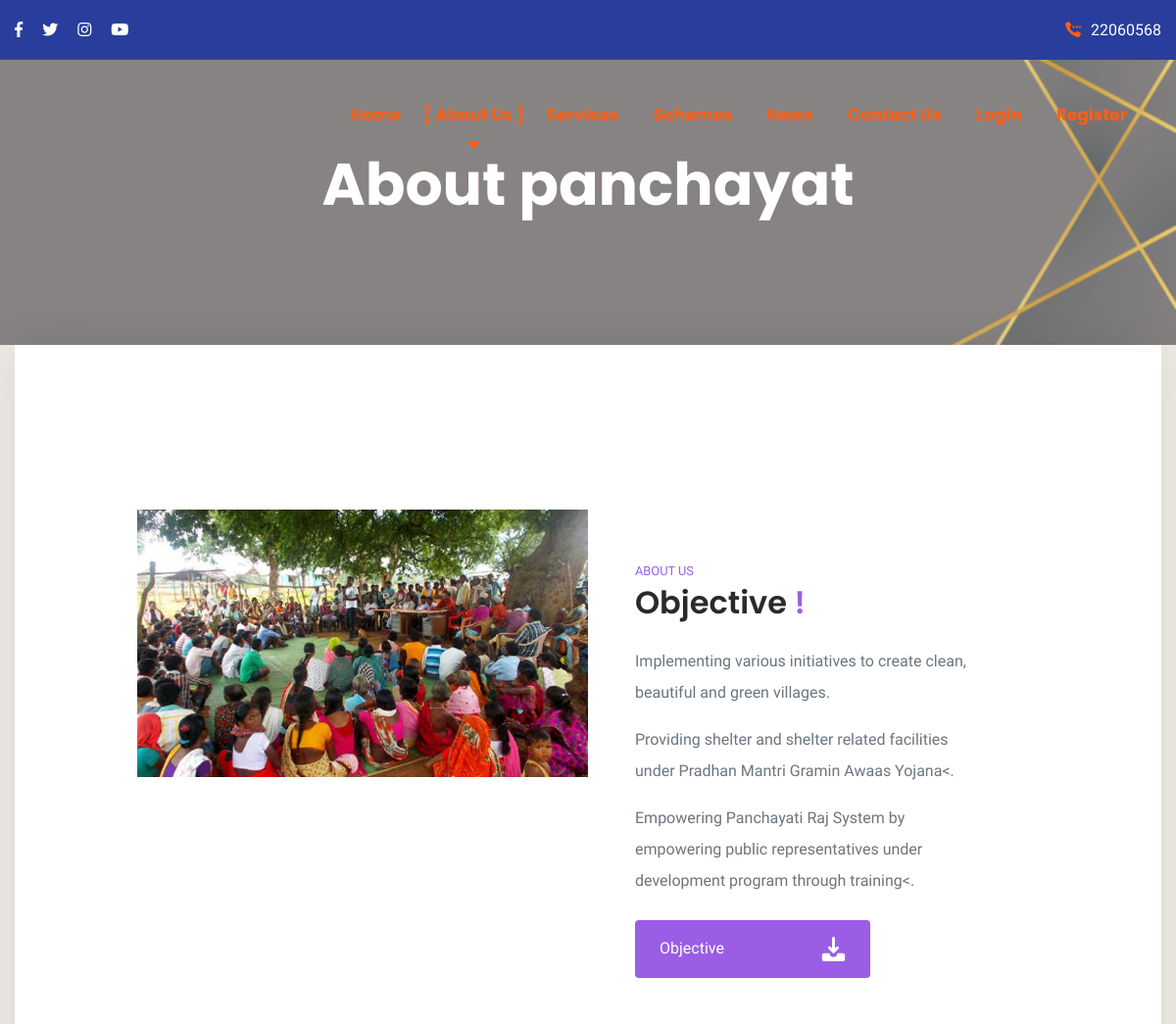
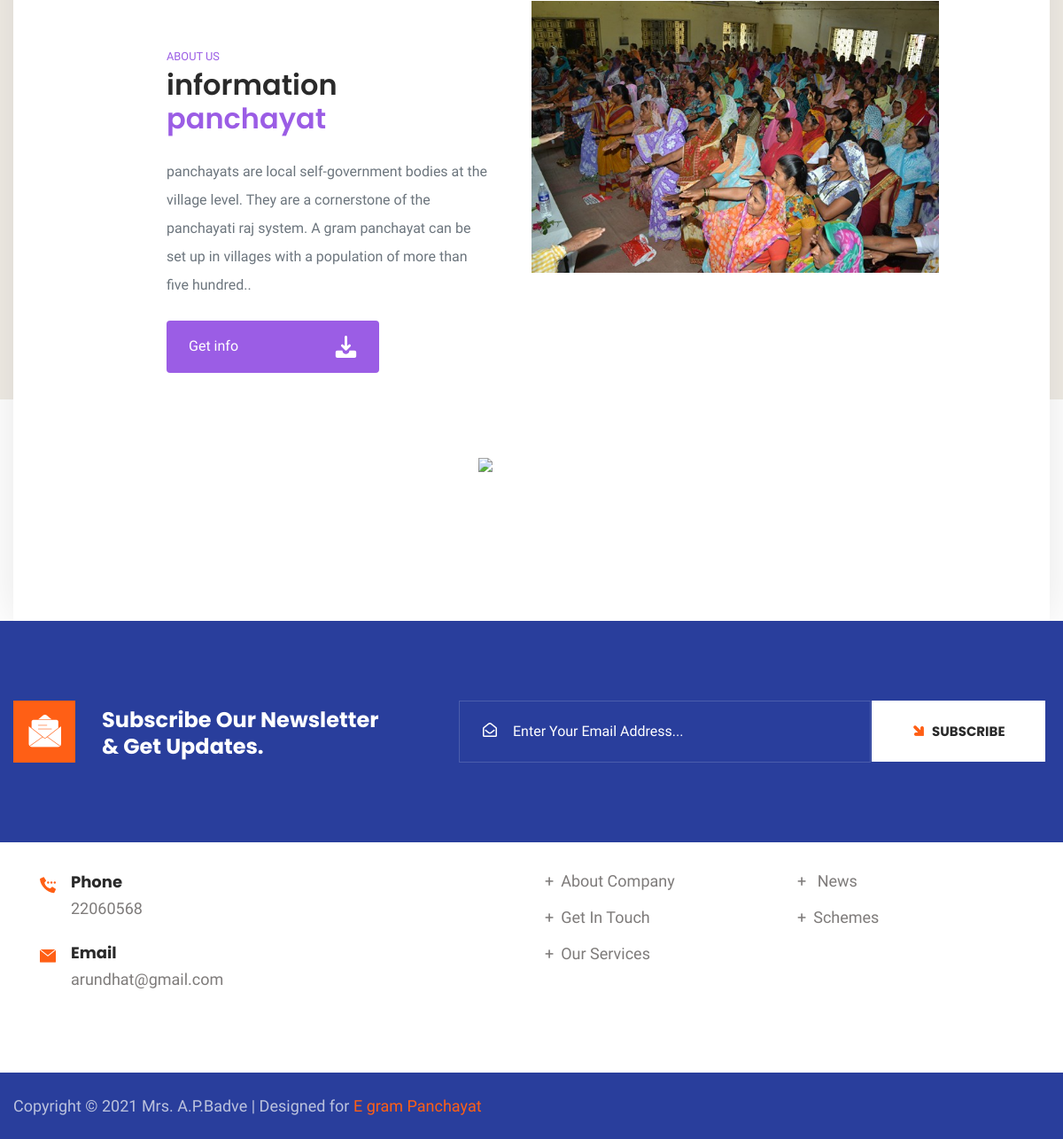
Page /about.php on the committed database (2 pictures, top to bottom).
### tables this page shows
CREATE TABLE `settings` (
  `id` int(100) NOT NULL,
  `header_logo` varchar(255) DEFAULT NULL,
  `email` varchar(255) DEFAULT NULL,
  `phone` varchar(255) DEFAULT NULL,
  `phone2` varchar(20) DEFAULT NULL,
  `footer_logo` varchar(255) DEFAULT NULL,
  `footer_desc` varchar(5000) DEFAULT NULL,
  `facebook` varchar(2000) DEFAULT NULL,
  `twitter` varchar(2000) DEFAULT NULL,
  `linkedin` varchar(2000) DEFAULT NULL,
  `instagram` varchar(2000) DEFAULT NULL,
  `youtube` varchar(2000) DEFAULT NULL,
  `address` varchar(1000) DEFAULT NULL,
  `city` varchar(255) DEFAULT NULL,
  `state` varchar(255) DEFAULT NULL,
  `country` varchar(255) DEFAULT NULL,
  `pin` varchar(255) DEFAULT NULL,
  `map` varchar(3000) DEFAULT NULL,
  `site_name` varchar(255) DEFAULT NULL
);

### about.php (the view, shortened to what this page needs)
<?php
    include "admin/conn.php";
?>
<!DOCTYPE html>
<html lang="en">
<head>
<link href="assets/css/bootstrap.css" rel="stylesheet">
<link href="assets/css/style.css" rel="stylesheet">
<link href="assets/css/responsive.css" rel="stylesheet">
<link href="assets/css/color.css" rel="stylesheet">
</head>
<body>
<div class="page-wrapper">
<?php include "header.php"; ?>
    <section class="page-title" style="background-image: url(assets/images/background/bg-20.png);">
        <div class="auto-container">
            <div class="content-box">
                <div class="content-wrapper">
                    <div class="title">
                        <h1>About panchayat</h1>
                    </div>
                </div>
            </div>
        </div>
    </section>
    <section class="who-we-are-section">
        <div class="overview">
            <div class="auto-container">
                <div class="wrapper-box">
                    <div class="container my-5">
   <div class="row">
     <div class="col-md-6 p-4 p-sm-5 order-2 order-sm-1">
       <small class="text-uppercase" style="color: #9B5DE5;">About us</small>
       <h1 class="h2 mb-4" style="font-weight: 600;">information <span style="color: #9B5DE5;">panchayat</span></h1>
       <p class="text-secondary" style="line-height: 2;">panchayats are local self-government bodies at the village level.
                         They are a cornerstone of the panchayati raj system.
                          A gram panchayat can be set up in villages with a population of more than five hundred..</p>
       <a href="#" style="background-color: #9B5DE5; width: 240px;" class="btn px-4 py-3 mt-4 text-white d-flex align-items-center justify-content-between">
        <span>Get info</span>
      </a>
     </div>
     <div class="col-md-6 p-0 text-center order-1 order-sm-2">
        <img src="assets/images/panchayat-1.jpg" class="w-100" alt="">
     </div>
    <div class="col-md-6 p-0 text-center">
       <img src="assets/images/panchayat3.jpg" class="w-100" alt="">
    </div>
    <div class="col-md-6 p-4 p-sm-5">
      <small class="text-uppercase" style="color: #9B5DE5;">About us</small>
      <h1 class="h2 mb-4" style="font-weight: 600;">Objective <span style="color: #9B5DE5;"> !</span></h1>
      <p class="text-secondary" style="line-height: 2;">Implementing various initiatives to create clean, beautiful and
       green villages.</p>
       <p class="text-secondary" style="line-height: 2;">Providing shelter and shelter related facilities under Pradhan Mantri Gramin Awaas Yojana<.</p>
       <p class="text-secondary" style="line-height: 2;">Empowering Panchayati Raj System by empowering public representatives under development program through training<.</p>
      <a href="#" style="background-color: #9B5DE5; width: 240px;" class="btn px-4 py-3 mt-4 text-white d-flex align-items-center justify-content-between">
        <span>Objective</span>
      </a>
    </div>
   </div>
 </div>
<a href="https://componentity.com" target="_blank" class="block">
  <img src="http://codenawis.com/componentity/wp-content/uploads/2020/08/logo-componentity-%E2%80%93-9.png" width="120px" class="d-block mx-auto my-5">
</a>
                </div>
            </div>
        </div>
    </section>
   <?php include "footer.php"; ?>
</body>
</html>

### header.php (shortened to what this page needs)
<?php
    include "admin/conn.php";
    $settings = mysqli_query($con,"SELECT * FROM settings");
    $setting  = mysqli_fetch_array($settings);
?>
    <header class="main-header header-style-one">
        <div class="header-top">
            <div class="auto-container">
                <div class="inner-container">
                    <div class="left-column">
                        <ul class="social-icon">
                            <li><a target="blank" href="<?php echo $setting['facebook']; ?>"><i class="fab fa-facebook-f"></i></a></li>
                            <li><a target="blank" href="<?php echo $setting['twitter']; ?>"><i class="fab fa-twitter"></i></a></li>
                            <li><a target="blank" href="<?php echo $setting['instagram']; ?>"><i class="fab fa-instagram"></i></a></li>
                            <li><a target="blank" href="<?php echo $setting['youtube']; ?>"><i class="fab fa-youtube"></i></a></li>
                        </ul>
                    </div>
                    <div class="right-column">
                        <div class="phone-number"><i class="flaticon-calling"></i><a href="tel:<?php  echo $setting['phone']; ?>"></a><?php  echo $setting['phone']; ?></div>
                    </div>
                </div>
            </div>
        </div>
        <div class="header-upper">
            <div class="auto-container">
                <div class="inner-container">
                    <div class="right-column">
                        <div class="nav-outer">
                            <nav class="main-menu navbar-expand-md navbar-light">
                                <div class="collapse navbar-collapse show clearfix" id="navbarSupportedContent">
                                    <ul class="navigation">
                                        <li class="dropdown"><a href="index.php">Home</a></li>
                                        <li class="dropdown"><a href="about.php">About Us</a></li>
                                        <li class="dropdown"><a href="service.php">Services</a>
                                        <li class="dropdown"><a href="Scheme.php">Schemes</a>
                                        </li>
                                        <li class="dropdown"><a href="blog.php">News</a>
                                        </li>
                                        <li><a href="contact.php">Contact Us</a></li>
                                        <li><a href="login.php"> login</a></li>
                                        <li><a href="register.php">Register </a></li>
                                    </ul>
                                </div>
                            </nav>
                        </div>
                    </div>
                </div>
            </div>
        </div>
    </header>

### footer.php (shortened to what this page needs)
<?php
    include "admin/conn.php";
    $settings = mysqli_query($con,"SELECT * FROM settings");
    $setting  = mysqli_fetch_array($settings);
?>
    <section class="newsletter-section style-two">
        <div class="auto-container">
            <div class="row">
                <div class="col-lg-5">
                    <h3><span class="flaticon-email"></span> Subscribe Our Newsletter <br> & Get Updates.</h3>
                </div>
                <div class="col-lg-7">
                    <div class="newsletter-form">
                        <form action="subscribe.php" method="post">
                            <div class="form-group">
                                <i class="far fa-envelope-open"></i>
                                <input type="email" placeholder="Enter Your Email Address..."  name="email">
                                <button type="submit" class="theme-btn btn-style-one"><span><i class="flaticon-up-arrow" name="submit"></i>Subscribe</span></button>
                            </div>
                        </form>
                    </div>
                </div>
            </div>
        </div>
    </section>
    <footer class="main-footer">
        <div class="upper-box">
            <div class="auto-container">
                <div class="row">
                    <div class="col-lg-6">
                        <div class="widget contact-widget style-two">
                            <div class="row">
                                <div class="col-md-6">
                                    <div class="wrapper-box">
                                        <div class="icon-box">
                                            <div class="icon"><span class="flaticon-calling"></span></div>
                                            <div class="text"><strong>Phone</strong><a href="tel:<?php echo $setting['phone']; ?>"><?php echo $setting['phone']; ?></a></div>
                                        </div>
                                        <div class="icon-box">
                                            <div class="icon"><span class="flaticon-mail"></span></div>
                                            <div class="text"><strong>Email</strong><a href="mail:<?php echo $setting['email']; ?>"><?php echo $setting['email']; ?></a></div>
                                        </div>
                                    </div>
                                </div>
                            </div>
                        </div>
                    </div>
                    <div class="col-lg-6">
                        <div class="row">
                            <div class="col-md-6">
                                <div class="widget links-widget">
                                    <div class="widget-content">
                                        <ul class="list">
                                            <li><a href="about.php">About Company</a></li>
                                            <li><a href="contact.php">Get In Touch</a></li>
                                           <li><a href="service.php">Our Services</a></li>
                                        </ul>
                                    </div>
                                </div>
                            </div>
                            <div class="col-md-6">
                                <div class="widget links-widget">
                                    <div class="widget-content">
                                        <ul class="list">
                                        <li><a href="news.php"> News</a></li>
                                            <li><a href="scheme.php">Schemes</a></li>
                                        </ul>
                                    </div>
                                </div>
                            </div>
                        </div>
                    </div>
                </div>
            </div>
        </div>
    </footer>
    <div class="footer-bottom">
        <div class="auto-container">
            <div class="row m-0 align-items-center justify-content-between">
                <div class="copyright-text">Copyright © 2021 <?php echo $setting['site_name']; ?> | Designed for <a target="blank" href=""> E gram Panchayat</a></div>
            </div>
        </div>
    </div>
</div>

### assets/css/responsive.css (style rules this page uses)
@media only screen and (max-width: 7000px) { .page-wrapper { overflow: hidden; } }

### assets/css/color.css (style rules this page uses)
a:hover, a { color: #ff5f15; }
.btn-style-one { background-color: #ff5f15; }
.header-top .phone-number i { color: #ff5f15; }
.main-menu .navigation>li:before { color: #ff5f15; }
.main-menu .navigation>li>a:before { color: #ff5f15; }
.main-menu .navigation>li>a:after { color: #ff5f15; }
.main-menu .navigation>li.current>a { color: #ff5f15; }
.contact-widget .icon { color: #ff5f15; }
.newsletter-section h3 span { background: #ff5f15; }
.newsletter-form .btn-style-one i { color: #ff5f15; }
.newsletter-form .btn-style-one:before { background: #ff5f15; }

### about.php (style rules this page uses)
.page-title .content-box { position: relative; padding-top: 186px; }
.page-title { height: 44vh; }
.page-title .content-box h1 { margin-top: -30px; }

### rows in the picture
settings: phone "22060568", email "arundhat@gmail.com", site_name "Mrs. A.P.Badve"
